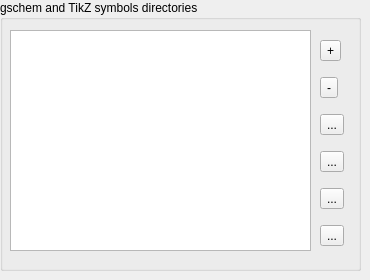
   <widget class="QWidget" name="tab_Tab_in_MainTab_is_Libraries">
    <attribute name="title">
     <string>Libraries</string>
    </attribute>
    <widget class="QGroupBox" name="widget_GroupBox_in_MainTab_Libraries_is_GschemSymbolsDirectoriesBox">
     <property name="geometry">
      <rect>
       <x>0</x>
       <y>0</y>
       <width>361</width>
       <height>271</height>
      </rect>
     </property>
     <property name="title">
      <string>gschem and TikZ symbols directories</string>
     </property>
     <widget class="QListWidget" name="widget_ListWidget_in_MainTab_Libraries_GschemSymbolsDirectoriesBox_is_DirectoryList">
      <property name="geometry">
       <rect>
        <x>10</x>
        <y>30</y>
        <width>301</width>
        <height>221</height>
       </rect>
      </property>
     </widget>
     <widget class="QWidget" name="verticalLayoutWidget_14">
      <property name="geometry">
       <rect>
        <x>320</x>
        <y>30</y>
        <width>34</width>
        <height>226</height>
       </rect>
      </property>
      <layout class="QVBoxLayout" name="widget_VerticalBoxLayout_in_MainTab_Libraries_GschemSymbolsDirectories_is_ControlPanelLayout">
       <item>
        <widget class="QToolButton" name="widget_ToolButton_in_MainTab_Libraries_GschemSymbolsDirectories_ControlPanelLayout_is_AddDirectory">
         <property name="text">
          <string>+</string>
         </property>
         <property name="icon">
          <iconset theme="edit-add">
           <normaloff>.</normaloff>.</iconset>
         </property>
        </widget>
       </item>
       <item>
        <widget class="QToolButton" name="widget_ToolButton_in_MainTab_Libraries_GschemSymbolsDirectories_ControlPanelLayout_is_DeleteDirectory">
         <property name="text">
          <string>-</string>
         </property>
         <property name="icon">
          <iconset theme="remove">
           <normaloff>.</normaloff>.</iconset>
         </property>
        </widget>
       </item>
       <item>
        <widget class="QToolButton" name="widget_ToolButton_in_MainTab_Libraries_GschemSymbolsDirectories_ControlPanelLayout_is_PriorizeTop">
         <property name="text">
          <string>...</string>
         </property>
         <property name="icon">
          <iconset theme="arrow-up-double">
           <normaloff>.</normaloff>.</iconset>
         </property>
        </widget>
       </item>
       <item>
        <widget class="QToolButton" name="widget_ToolButton_in_MainTab_Libraries_GschemSymbolsDirectories_ControlPanelLayout_is_PriorizeUp">
         <property name="text">
          <string>...</string>
         </property>
         <property name="icon">
          <iconset theme="arrow-up">
           <normaloff>.</normaloff>.</iconset>
         </property>
        </widget>
       </item>
       <item>
        <widget class="QToolButton" name="widget_ToolButton_in_MainTab_Libraries_GschemSymbolsDirectories_ControlPanelLayout_is_PriorizeDown">
         <property name="text">
          <string>...</string>
         </property>
         <property name="icon">
          <iconset theme="arrow-down">
           <normaloff>.</normaloff>.</iconset>
         </property>
        </widget>
       </item>
       <item>
        <widget class="QToolButton" name="widget_ToolButton_in_MainTab_Libraries_GschemSymbolsDirectories_ControlPanelLayout_is_PriorizeBottom">
         <property name="text">
          <string>...</string>
         </property>
         <property name="icon">
          <iconset theme="arrow-down-double">
           <normaloff>.</normaloff>.</iconset>
         </property>
        </widget>
       </item>
      </layout>
     </widget>
    </widget>
   </widget>
